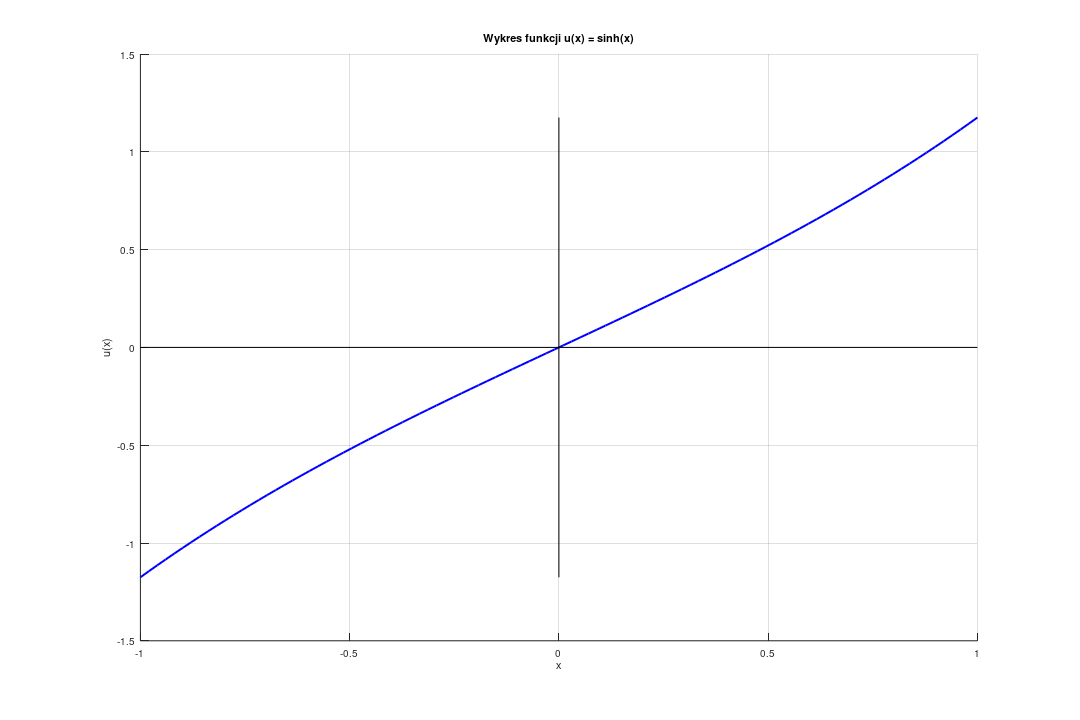

This figure's MATLAB source: (Note: this script raises an error after producing the figure.)
x = linspace(-1, 1, 100);

u = sinh(x);

figure(1, 'visible', 'off');
clf; 
hold on; 
grid on;
plot(x, u, 'b-', 'LineWidth', 2);

grid on;
title('Wykres funkcji u(x) = sinh(x)');
xlabel('x');
ylabel('u(x)');

hold on;
plot([-1 1], [0 0], 'k-', 'LineWidth', 1);          % Oś X
plot([0 0], [min(u) max(u)], 'k-', 'LineWidth', 1); % Oś Y
hold off;

set(gcf, 'PaperPosition', [0 0 15 10]); 

output_path = fullfile(output_dir, 'wykres_sinh.png');
print(output_path, '-dpng', '-r300');
